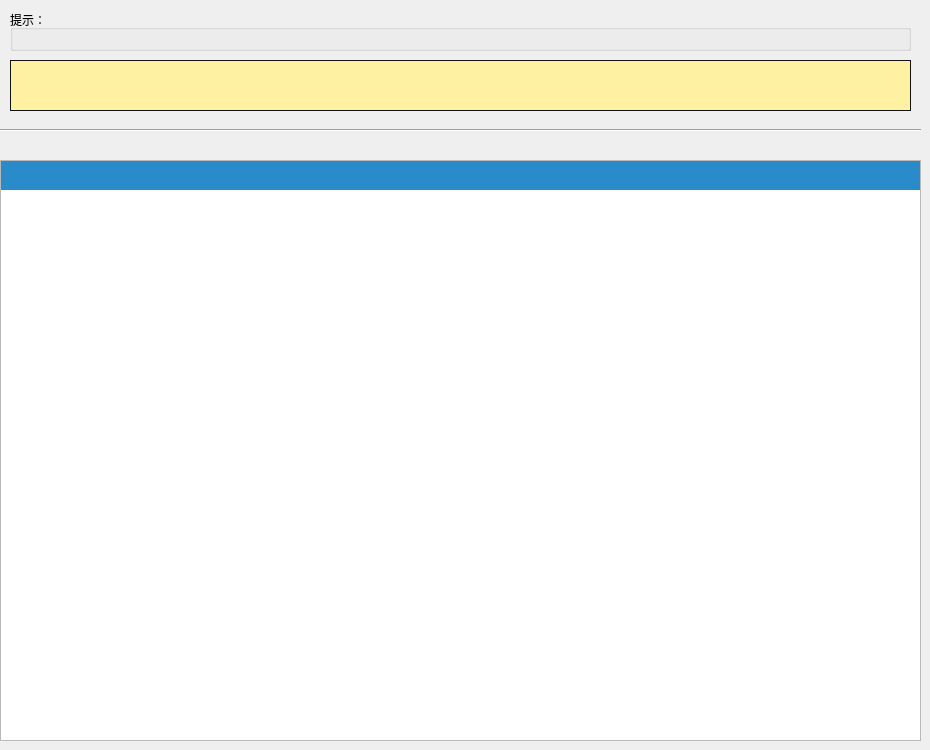
       <widget class="QWidget" name="Withdrawal">
        <attribute name="title">
         <string>退课</string>
        </attribute>
        <widget class="QLabel" name="label_4">
         <property name="geometry">
          <rect>
           <x>10</x>
           <y>60</y>
           <width>901</width>
           <height>51</height>
          </rect>
         </property>
         <property name="font">
          <font>
           <family>黑体</family>
           <pointsize>10</pointsize>
          </font>
         </property>
         <property name="styleSheet">
          <string notr="true">background-color: rgb(255, 241, 162);
color: rgb(255, 56, 42);
border-width: 1px;border-style: solid;
border-color: rgb(18, 18, 18);</string>
         </property>
         <property name="text">
          <string/>
         </property>
        </widget>
        <widget class="QGroupBox" name="groupBox_6">
         <property name="geometry">
          <rect>
           <x>10</x>
           <y>10</y>
           <width>901</width>
           <height>41</height>
          </rect>
         </property>
         <property name="title">
          <string>提示：</string>
         </property>
        </widget>
        <widget class="Line" name="line_3">
         <property name="geometry">
          <rect>
           <x>0</x>
           <y>120</y>
           <width>921</width>
           <height>20</height>
          </rect>
         </property>
         <property name="styleSheet">
          <string notr="true">border-color: rgb(30, 150, 255);</string>
         </property>
         <property name="orientation">
          <enum>Qt::Horizontal</enum>
         </property>
        </widget>
        <widget class="QTableView" name="drop_course_view">
         <property name="geometry">
          <rect>
           <x>0</x>
           <y>160</y>
           <width>921</width>
           <height>581</height>
          </rect>
         </property>
         <property name="styleSheet">
          <string notr="true">QTableView QTableCornerButton::section {
    color: white;/*文字颜色*/
    background-color: rgb(41, 139, 201);/*背景色*/
    border: 5px solid #418bc9;/*边框*/
    border-radius:0px;/*边框圆角*/
    border-color: rgb(41, 139, 201);/*边框颜色*/
    font: 10px;/*字体大小*/
    padding:0px 0 0 0px;/*内边距*/
 }

QHeaderView {
    color: white;
    font: bold 10pt;
    background-color: rgb(41, 139, 201);
    border: 0px solid rgb(144, 144, 144);
    border:0px solid rgb(191,191,191);
    border-left-color: rgba(255, 255, 255, 0);
    border-top-color: rgba(255, 255, 255, 0);
    border-radius:0px;
    min-height:29px;
}

QHeaderView::section {
    color: white;
    background-color:rgb(41, 139, 201);
    border: 5px solid #f6f7fa;
    border-radius:0px;
    border-color:rgb(41, 139, 201);
}</string>
         </property>
         <attribute name="verticalHeaderVisible">
          <bool>false</bool>
         </attribute>
        </widget>
       </widget>
